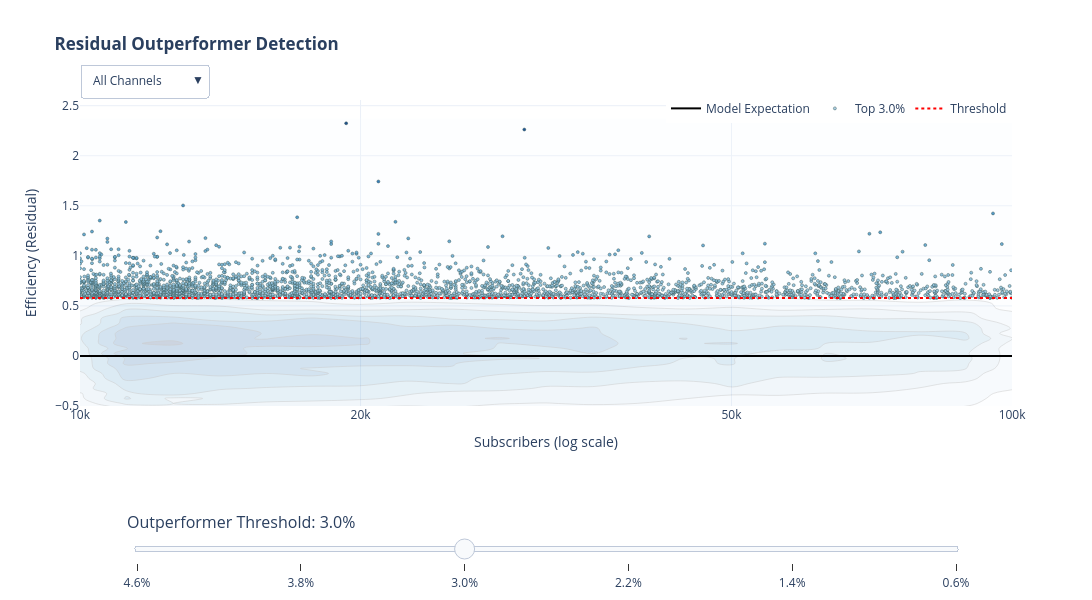

The cell this chart's notebook holds for it:
### Code cell
import plotly.graph_objects as go
import numpy as np
import pandas as pd

# ----------------------------------------
# 1. PREPARE DATA
# ----------------------------------------
# Assuming 'channels_model' is your source dataframe
df = channels_model.copy()
df["log_subs"] = np.log10(df["subscribers_cc"])

# Define exact bounds to lock the chart (prevents jitter)
x_min_all, x_max_all = df["log_subs"].min(), df["log_subs"].max()
y_min, y_max = -0.5, df["residual"].max() * 1.1

# 1. Filter to the MAXIMUM potential set (Top 5%)
# We only ever show up to ~5%, so we don't need the other 95% in the scatter/frames at all.
max_p = 0.05
min_residual_cutoff = df["residual"].quantile(1 - max_p)

# Create a dedicated dataframe for the scatter points, sorted by residual (crucial for slicing)
df_max = df[df["residual"] >= min_residual_cutoff].copy()
df_max = df_max.sort_values("residual", ascending=True)

# ----------------------------------------
# 2. DEFINE DISCRETE STEPS (The "Frozen" Values)
# ----------------------------------------
# These are the exact percentiles you requested (in percentages)
step_percentages = [4.6, 3.8, 3.0, 2.2, 1.4, 0.6] 
# Convert to probabilities (0.046, etc.)
percentile_values = [p / 100 for p in step_percentages]

# Set the default view (e.g., start at 3.0%)
default_p = 0.03
# Find nearest step to default
default_idx = np.argmin([abs(p - default_p) for p in percentile_values])
current_p = percentile_values[default_idx]

# Calculate the cutoff for the initial view
initial_cutoff = df["residual"].quantile(1 - current_p)

# ----------------------------------------
# 3. SETUP FIGURE & STATIC TRACES
# ----------------------------------------
fig = go.Figure()

# Trace 0: "River" Density (Background)
fig.add_trace(go.Histogram2dContour(
    x=df["log_subs"],
    y=df["residual"],
    colorscale="Blues",
    ncontours=15, 
    showscale=False,
    opacity=0.2,
    hoverinfo='skip',
    name="Density" 
))

# Trace 1: Model Line
fig.add_hline(y=0, line=dict(color="black", width=2))
fig.add_trace(go.Scatter(
    x=[None], y=[None],
    mode="lines",
    line=dict(color="black", width=2),
    name="Model Expectation",
    hoverinfo='skip'
))

# ----------------------------------------
# 4. INITIAL SCATTER STATE
# ----------------------------------------
# Filter df_max for the initial view
df_initial = df_max[df_max["residual"] >= initial_cutoff]

# Trace 2: Outperformers (The changing dots)
fig.add_trace(go.Scatter(
    x=df_initial["log_subs"],
    y=df_initial["residual"],
    mode="markers",
    marker=dict(
        size=3, 
        color=df_initial["residual"], 
        colorscale="Blues", 
        cmin=-0.5, 
        cmax=2.5,
        line=dict(width=0.5, color="DarkSlateGrey"),
        opacity=0.9
    ),
    name=f"Top {current_p*100:.1f}%", 
    hovertemplate="<b>%{customdata[0]}</b><br>Subs: %{customdata[1]:,.0f}<br>Residual: %{y:.3f}<extra></extra>",
    customdata=np.stack([df_initial["name_cc"], df_initial["subscribers_cc"]], axis=-1)
))

# Trace 3: Cutoff Line
fig.add_trace(go.Scatter(
    x=[x_min_all, x_max_all],
    y=[initial_cutoff, initial_cutoff],
    mode="lines",
    line=dict(color="red", width=2, dash="dot"),
    name="Threshold"
))

# ----------------------------------------
# 5. PRE-COMPUTE FRAMES (OPTIMIZED)
# ----------------------------------------
frames = []

for p in percentile_values:
    # 1. Calculate the math in Python
    cutoff = df["residual"].quantile(1 - p)
    
    # 2. Slice the dataframe (Fastest method)
    # We only take rows that exist in this frame. No 'None' padding.
    df_frame = df_max[df_max["residual"] >= cutoff]
    
    count = len(df_frame)
    
    # 3. Create the Frame
    frames.append(go.Frame(
        name=f"{p:.4f}", # ID for the slider to find
        traces=[2, 3],   # Update Scatter (2) and Line (3)
        data=[
            # Update Scatter: Pass ONLY the data needed
            go.Scatter(
                x=df_frame["log_subs"],
                y=df_frame["residual"],
                marker=dict(
                    color=df_frame["residual"] # Must update color array to match new length
                ),
                customdata=np.stack([df_frame["name_cc"], df_frame["subscribers_cc"]], axis=-1),
                name=f"Top {p*100:.1f}% ({count:,})"
            ),
            # Update Threshold Line
            go.Scatter(
                y=[cutoff, cutoff]
            )
        ]
    ))

fig.frames = frames

# ----------------------------------------
# 6. DROPDOWN & SLIDER
# ----------------------------------------
# Dropdown for X-Axis Zoom
updatemenus = [
    dict(
        buttons=[
            dict(args=[{"xaxis.range": [x_min_all, x_max_all]}], label="All Channels", method="relayout"),
            dict(args=[{"xaxis.range": [np.log10(10000), np.log10(20000)]}], label="10k - 20k Subs", method="relayout"),
            dict(args=[{"xaxis.range": [np.log10(20000), np.log10(50000)]}], label="20k - 50k Subs", method="relayout"),
            dict(args=[{"xaxis.range": [np.log10(50000), np.log10(100000)]}], label="50k - 100k Subs", method="relayout"),
        ],
        direction="down",
        pad={"r": 10, "t": 10},
        showactive=True,
        x=0.0, xanchor="left",
        y=1.15, yanchor="top"
    ),
]

# Slider for Frames
slider_steps = []
for p in percentile_values:
    slider_steps.append({
        "label": f"{p*100:.1f}%", # Label as 0.6%, 1.4%, etc.
        "method": "animate",
        "args": [
            [f"{p:.4f}"], # Match frame name
            {
                "mode": "immediate", 
                "frame": {"duration": 0, "redraw": True}, 
                "transition": {"duration": 0}
            }
        ]
    })

layout_slider = [{
    "active": default_idx,
    "currentvalue": {"prefix": "Outperformer Threshold: ", "font": {"size": 16}}, 
    "pad": {"t": 40},
    "len": 0.9,
    "x": 0.05,
    "y": -0.2,
    "steps": slider_steps
}]

fig.update_layout(
    title="<b>Residual Outperformer Detection</b>",
    template="plotly_white",
    width=1100,
    height=600,
    updatemenus=updatemenus, 
    sliders=layout_slider,
    margin=dict(b=120, t=100), 
    legend=dict(orientation="h", y=1.02, x=1, xanchor="right"),
    xaxis=dict(
        title="Subscribers (log scale)",
        range=[x_min_all, x_max_all], 
        constrain='domain',   
        tickmode="array",
        tickvals=[4, 4.301, 4.699, 5],      
        ticktext=["10k", "20k", "50k", "100k"], 
    ),
    yaxis=dict(
        title="Efficiency (Residual)",
        range=[y_min, y_max], 
    ),
)

fig.show()

### Figure 1 — Plotly figure (JSON) as saved in the notebook; plotly's stock layout.template omitted (floating-point values rounded to 4 significant figures; data arrays with more than 128 entries replaced by an {"elided": "..."} marker saying what was removed)
{"data": [{"colorscale": [[0, "rgb(247,251,255)"], [0.125, "rgb(222,235,247)"], [0.25, "rgb(198,219,239)"], [0.375, "rgb(158,202,225)"], [0.5, "rgb(107,174,214)"], [0.625, "rgb(66,146,198)"], [0.75, "rgb(33,113,181)"], [0.875, "rgb(8,81,156)"], [1, "rgb(8,48,107)"]], "hoverinfo": "skip", "name": "Density", "ncontours": 15, "opacity": 0.2, "showscale": false, "type": "histogram2dcontour", "x": {"elided": "94362 float values"}, "y": {"elided": "94362 float values"}}, {"hoverinfo": "skip", "line": {"color": "black", "width": 2}, "mode": "lines", "name": "Model Expectation", "type": "scatter", "x": [null], "y": [null]}, {"customdata": {"elided": "2831x2 mixed values"}, "hovertemplate": "<b>%{customdata[0]}</b><br>Subs: %{customdata[1]:,.0f}<br>Residual: %{y:.3f}<extra></extra>", "marker": {"cmax": 2.5, "cmin": -0.5, "color": {"elided": "2831 float values"}, "colorscale": [[0, "rgb(247,251,255)"], [0.125, "rgb(222,235,247)"], [0.25, "rgb(198,219,239)"], [0.375, "rgb(158,202,225)"], [0.5, "rgb(107,174,214)"], [0.625, "rgb(66,146,198)"], [0.75, "rgb(33,113,181)"], [0.875, "rgb(8,81,156)"], [1, "rgb(8,48,107)"]], "line": {"color": "DarkSlateGrey", "width": 0.5}, "opacity": 0.9, "size": 3}, "mode": "markers", "name": "Top 3.0%", "type": "scatter", "x": {"elided": "2831 float values"}, "y": {"elided": "2831 float values"}}, {"line": {"color": "red", "dash": "dot", "width": 2}, "mode": "lines", "name": "Threshold", "type": "scatter", "x": [4, 5.0], "y": [0.5784, 0.5784]}], "layout": {"height": 600, "legend": {"orientation": "h", "x": 1, "xanchor": "right", "y": 1.02}, "margin": {"b": 120, "t": 100}, "shapes": [{"line": {"color": "black", "width": 2}, "type": "line", "x0": 0, "x1": 1, "xref": "x domain", "y0": 0, "y1": 0, "yref": "y"}], "sliders": [{"active": 2, "currentvalue": {"font": {"size": 16}, "prefix": "Outperformer Threshold: "}, "len": 0.9, "pad": {"t": 40}, "steps": [{"args": [["0.0460"], {"frame": {"duration": 0, "redraw": true}, "mode": "immediate", "transition": {"duration": 0}}], "label": "4.6%", "method": "animate"}, {"args": [["0.0380"], {"frame": {"duration": 0, "redraw": true}, "mode": "immediate", "transition": {"duration": 0}}], "label": "3.8%", "method": "animate"}, {"args": [["0.0300"], {"frame": {"duration": 0, "redraw": true}, "mode": "immediate", "transition": {"duration": 0}}], "label": "3.0%", "method": "animate"}, {"args": [["0.0220"], {"frame": {"duration": 0, "redraw": true}, "mode": "immediate", "transition": {"duration": 0}}], "label": "2.2%", "method": "animate"}, {"args": [["0.0140"], {"frame": {"duration": 0, "redraw": true}, "mode": "immediate", "transition": {"duration": 0}}], "label": "1.4%", "method": "animate"}, {"args": [["0.0060"], {"frame": {"duration": 0, "redraw": true}, "mode": "immediate", "transition": {"duration": 0}}], "label": "0.6%", "method": "animate"}], "x": 0.05, "y": -0.2}], "title": {"text": "<b>Residual Outperformer Detection</b>"}, "updatemenus": [{"buttons": [{"args": [{"xaxis.range": [4, 5.0]}], "label": "All Channels", "method": "relayout"}, {"args": [{"xaxis.range": [4, 4.301]}], "label": "10k - 20k Subs", "method": "relayout"}, {"args": [{"xaxis.range": [4.301, 4.699]}], "label": "20k - 50k Subs", "method": "relayout"}, {"args": [{"xaxis.range": [4.699, 5]}], "label": "50k - 100k Subs", "method": "relayout"}], "direction": "down", "pad": {"r": 10, "t": 10}, "showactive": true, "x": 0, "xanchor": "left", "y": 1.15, "yanchor": "top"}], "width": 1100, "xaxis": {"constrain": "domain", "range": [4, 5.0], "tickmode": "array", "ticktext": ["10k", "20k", "50k", "100k"], "tickvals": [4, 4.301, 4.699, 5], "title": {"text": "Subscribers (log scale)"}}, "yaxis": {"range": [-0.5, 2.557], "title": {"text": "Efficiency (Residual)"}}}}
